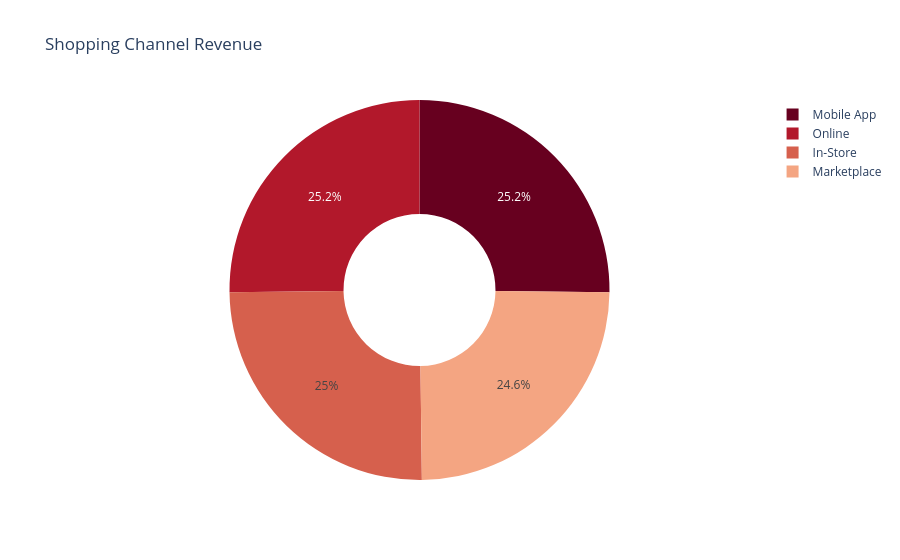

The code cell stored with this chart in its notebook:
### Code cell
import plotly.express as px

fig = px.pie(df, 
             names='shopping_channel', 
             values='total_spent_usd', 
             hole=0.4, 
             color_discrete_sequence=px.colors.sequential.RdBu, 
             title='Shopping Channel Revenue')
fig.show()

### Figure 1 — Plotly figure (JSON) as saved in the notebook; plotly's stock layout.template omitted (floating-point values rounded to 4 significant figures; data arrays with more than 128 entries replaced by an {"elided": "..."} marker saying what was removed)
{"data": [{"domain": {"x": [0, 1], "y": [0, 1]}, "hole": 0.4, "hovertemplate": "shopping_channel=%{label}<br>total_spent_usd=%{value}<extra></extra>", "labels": {"elided": "50000 str values"}, "legendgroup": "", "name": "", "showlegend": true, "type": "pie", "values": {"elided": "50000 float values"}}], "layout": {"legend": {"tracegroupgap": 0}, "piecolorway": ["rgb(103,0,31)", "rgb(178,24,43)", "rgb(214,96,77)", "rgb(244,165,130)", "rgb(253,219,199)", "rgb(247,247,247)", "rgb(209,229,240)", "rgb(146,197,222)", "rgb(67,147,195)", "rgb(33,102,172)", "rgb(5,48,97)"], "title": {"text": "Shopping Channel Revenue"}}}
